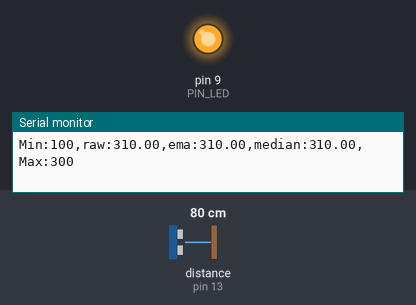
Recording of a sketch running on a simulated Arduino Uno, built with avr-gcc and run on an emulated ATmega328P. On the bench: output pins drawn as LEDs (lit = HIGH), the last lines printed to the serial monitor. Wiring (inferred from the names in the program): ultrasonic range finder: trigger pin 12; echo pin 13. The inputs (shaded band) are chosen by the test bench; at power-on: distance to the obstacle (sensor on pin 13) 80 cm. The echo pulse lasts 58.3 µs per cm; pins used as bus, display or sensor lines are not drawn.

Above: at 1.2 s.
1.3 s: distance to the obstacle (sensor on pin 13) set to 18 cm
At 2.0 s:
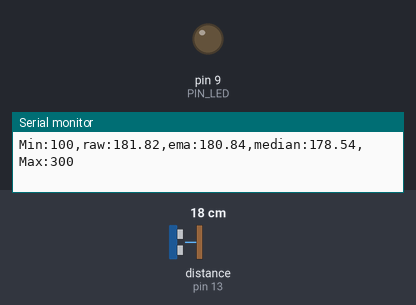
2.8 s: distance to the obstacle (sensor on pin 13) set to 2 cm
At 3.1 s:
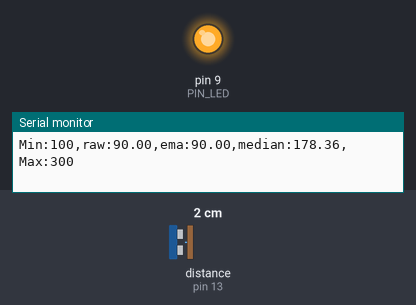
Timing chart, 0 to 5.8 s (numbered marks = the images above; inputs shaded):
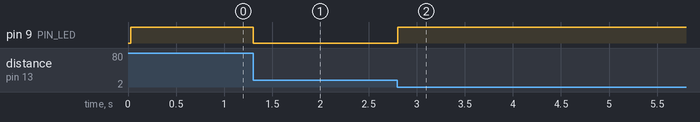

The sketch:

09_example_1.ino
```cpp
// Arduino pin assignment
#define PIN_LED  9
#define PIN_TRIG 12
#define PIN_ECHO 13

// configurable parameters
#define SND_VEL 346.0     // sound velocity at 24 celsius degree (unit: m/sec)
#define INTERVAL 25       // sampling interval (unit: msec)
#define PULSE_DURATION 10 // ultra-sound Pulse Duration (unit: usec)
#define _DIST_MIN 100     // minimum distance to be measured (unit: mm)
#define _DIST_MAX 300     // maximum distance to be measured (unit: mm)

#define TIMEOUT ((INTERVAL / 2) * 1000.0) // maximum echo waiting time (unit: usec)
#define SCALE (0.001 * 0.5 * SND_VEL)     // coefficent to convert duration to distance

#define _EMA_ALPHA 0.7    // EMA weight of new sample (range: 0 to 1)
                          // Setting EMA to 1 effectively disables EMA filter.

#define N 30              // length to store previous values

// global variables
unsigned long last_sampling_time;   // unit: msec
float dist_prev = _DIST_MAX;        // Distance last-measured
float dist_ema, dist_median;        // EMA distance

float previous_samples[N];          // queue that store preivous N samples
float temp_array[N];                // queue that copy previous_samples to modify queue without changing original one

void setup() {
  // initialize GPIO pins
  pinMode(PIN_LED,OUTPUT);
  pinMode(PIN_TRIG,OUTPUT);
  pinMode(PIN_ECHO,INPUT);
  digitalWrite(PIN_TRIG, LOW);

  // initialize serial port
  Serial.begin(57600);

  // initialize last sampling time
  last_sampling_time = 0;
}

void loop() {
  float dist_raw;

  // wait until next sampling time.
  // millis() returns the number of milliseconds since the program started.
  // Will overflow after 50 days.
  if (millis() < last_sampling_time + INTERVAL)
    return;

  // get a distance reading from the USS
  dist_raw = USS_measure(PIN_TRIG,PIN_ECHO);


  if (dist_raw < _DIST_MIN) {
    dist_raw =  _DIST_MIN - 10.0;    // Set Lower Value
    digitalWrite(PIN_LED, 1);       // LED OFF
  } else if (dist_raw > _DIST_MAX) {
    dist_raw =  _DIST_MAX + 10.0;    // Set Higher Value
    digitalWrite(PIN_LED, 1);       // LED OFF
  } else {    // In desired Range
    digitalWrite(PIN_LED, 0);       // LED ON
  }

  // Modify the below line to implement the EMA equation
  dist_ema = _EMA_ALPHA * dist_raw + (1 - _EMA_ALPHA) * dist_ema;

  enqueue(previous_samples, dist_raw); // enqueue current value
  dist_median = getMedian(previous_samples); // get median value

  // output the distance to the serial port
  Serial.print("Min:");   Serial.print(_DIST_MIN);
  Serial.print(",raw:");  Serial.print(dist_raw);
  Serial.print(",ema:");  Serial.print(dist_ema);
  Serial.print(",median:");  Serial.print(dist_median);
  Serial.print(",Max:");  Serial.print(_DIST_MAX);
  Serial.println("");

  // update last sampling time
  last_sampling_time += INTERVAL;
}

// get a distance reading from USS. return value is in millimeter.
float USS_measure(int TRIG, int ECHO)
{
  digitalWrite(TRIG, HIGH);
  delayMicroseconds(PULSE_DURATION);
  digitalWrite(TRIG, LOW);

  return pulseIn(ECHO, HIGH, TIMEOUT) * SCALE; // unit: mm

  // Pulse duration to distance conversion example (target distance = 17.3m)
  // - round trip distance: 34.6m
  // - expected pulse duration: 0.1 sec, or 100,000us
  // - pulseIn(ECHO, HIGH, timeout) * 0.001 * 0.5 * SND_VEL
  //        = 100,000 micro*sec * 0.001 milli/micro * 0.5 * 346 meter/sec
  //        = 100,000 * 0.001 * 0.5 * 346 * micro * sec * milli * meter
  //                                        ----------------------------
  //                                         micro * sec
  //        = 100 * 173 milli*meter = 17,300 mm = 17.3m
  // pulseIn() returns microseconds.
}

// append current value to queue
void enqueue(float *queue, float curr_val) {
  for(int i = N; i > 0; i--) {
    queue[i] = queue[i-1];
  }
  queue[0] = curr_val;
}

// sort array acending
void sort(float *queue) {
  float min_val, temp;
  int index;

  for(int i=0; i< N; i++){
    min_val = 100000;
    for(int j = i; j < N; j++){
      if(min_val > queue[j]) {
        min_val = queue[j];
        index = j;
      }
    }
    temp = queue[i];
    queue[i] = queue[index];
    queue[index] = temp;
  }
}

// copy array source array to destination array
// ** Arrays must have length N **
void copyArray(float *dst_array, float *src_array) {
  for(int i=0; i<N; i++) {
    dst_array[i] = src_array[i];
  }
}

// return median value from array length N
float getMedian(float *queue) {
  copyArray(temp_array, queue);
  sort(temp_array);

  return temp_array[(int)N/2];
}
```

Measured:
- after the input at 1.3 s, pin 9 (PIN_LED): HIGH → LOW at once
- after the input at 2.8 s, pin 9 (PIN_LED): LOW → HIGH at once
